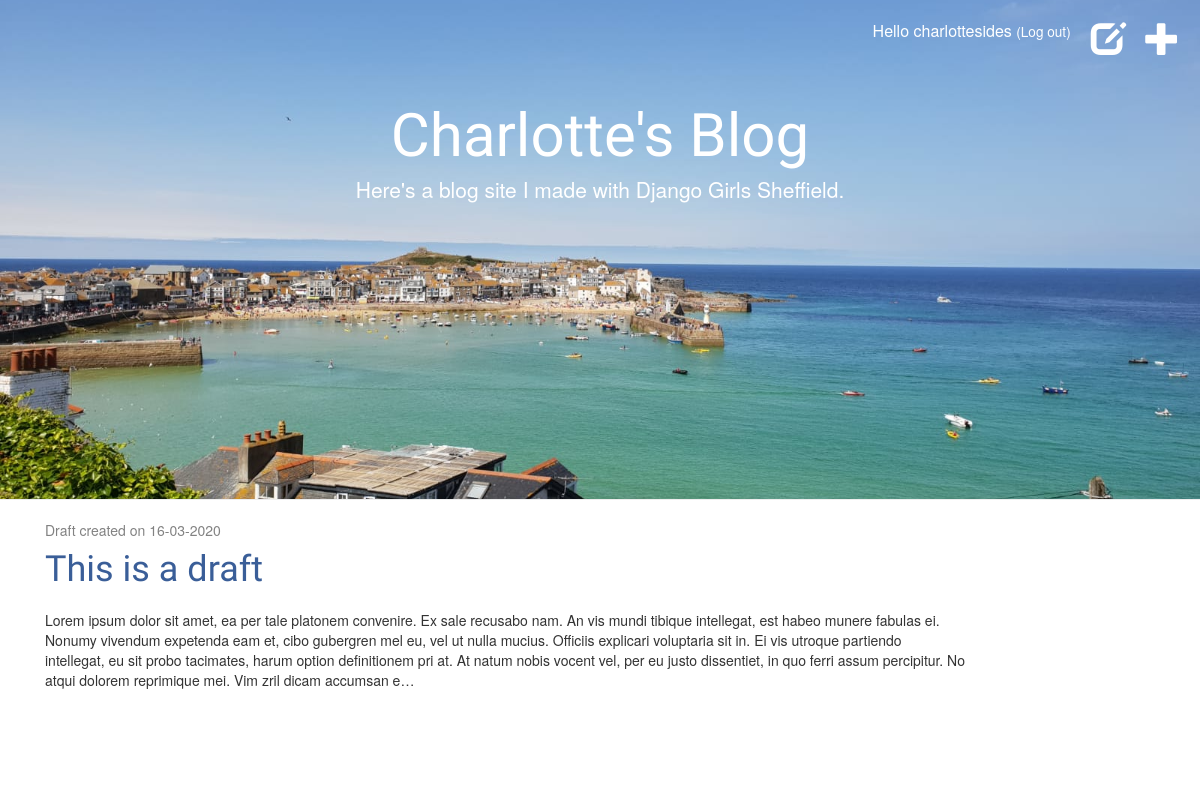
Page /drafts/ (signed in) on the committed database.
### blog/models.py (models this page shows, shortened)
class Post(models.Model):
    author = models.ForeignKey(settings.AUTH_USER_MODEL, on_delete=models.CASCADE)
    title = models.CharField(max_length=200)
    text = models.TextField()
    created_date = models.DateTimeField(default=timezone.now)
    published_date = models.DateTimeField(blank=True, null=True)

### blog/views.py (the view)
# urls.py: path('drafts/', views.post_draft_list, name='post_draft_list'),
@login_required
def post_draft_list(request):
    posts = Post.objects.filter(published_date__isnull=True).order_by('created_date')
    return render(request, 'blog/post_draft_list.html', {'posts': posts})

### blog/templates/blog/post_draft_list.html
{% extends 'blog/base.html' %}
{% block content %}
    {% for post in posts %}
        <div class="post">
            <p class="date">Draft created on {{ post.created_date|date:'d-m-Y' }}</p>
            <h1 class="mt-3"><a href="{% url 'post_detail' pk=post.pk %}">{{ post.title }}</a></h1>
            <p>{{ post.text|truncatechars:500 }}</p>
        </div>
    {% endfor %}
{% endblock %}

### blog/templates/blog/base.html (shortened to what this page needs)
{% load static %}
<html>
    <head>
        <link rel="stylesheet" href="https://stackpath.bootstrapcdn.com/bootstrap/4.4.1/css/bootstrap.min.css">
        <link rel="stylesheet" href="//maxcdn.bootstrapcdn.com/bootstrap/3.2.0/css/bootstrap.min.css">
        <link rel="stylesheet" href="{% static 'css/blog.css' %}">
    </head>
    <body>
        <div class="page-header text-center img-fluid">
            {% if user.is_authenticated %}
                <a href="{% url 'post_new' %}" class="top-menu"><span class="glyphicon glyphicon-plus"></span></a>
                <a href="{% url 'post_draft_list' %}" class="top-menu"><span class="glyphicon glyphicon-edit"></span></a>
                <p class="top-menu" style="font-size: medium;">Hello {{ user.username }} <small>(<a href="{% url 'logout' %}" style="color:white;">Log out</a>)</small></p>
            {% else %}
                <a href="{% url 'login' %}" class="top-menu"><span class="glyphicon glyphicon-lock"></span></a>
            {% endif %}
            <h1 class="display-1" id="title"><a href="/">Charlotte's Blog</a></h1>
            <p class="lead mt-1" id="subtitle">Here's a blog site I made with Django Girls Sheffield.</p>
        </div>
        <div class="content container">
            <div class="row">
                <div class="col-md-10">
                    {% block content %}
                    {% endblock %}
                </div>
            </div>
        </div>
    </body>
</html>

### blog/static/css/blog.css (style rules this page uses)
body { padding-bottom: 100px; }
.page-header { background-image: url('St Ives Harbour.jpg'); background-size: cover; background-position: center; margin-top: 0; height: 500px; }
.page-header h1, .page-header h1 a, .page-header h1 a:visited, .page-header h1 a:active { color: #ffffff; text-decoration: none; margin: 0; }
.lead { color: #ffffff; }
#title { padding-top: 100px; }
h1, h2, h3, h4 { font-family: 'Lobster', cursive; margin-bottom: 20px; }
.date { color: #828282; }
.top-menu, .top-menu:hover, .top-menu:visited { color: #ffffff; float: right; font-size: 26pt; margin-right: 20px; padding-top: 20px; }
.post { margin-bottom: 70px; }
.post h2 a, .post h2 a:visited, h2, h1 a, h1 { color: #3A5E98; }

### rows in the picture
Post: created_date "16-03-2020", title "This is a draft", text "Lorem ipsum dolor sit amet, ea per tale platonem convenire. Ex sale recusabo nam. An vis mundi tibique intellegat, est habeo munere fabulas ei. Nonumy vivendum expetenda eam et, cibo gubergren mel eu, vel ut nulla mucius. Officiis explicari voluptaria sit in. Ei vis utroque partiendo intellegat, eu sit probo tacimates, harum option definitionem pri at. At natum nobis vocent vel, per eu justo dissentiet, in quo ferri assum percipitur. No atqui dolorem reprimique mei. Vim zril dicam accumsan e…"

### other values in the picture
{{ user.username }} "charlottesides"
